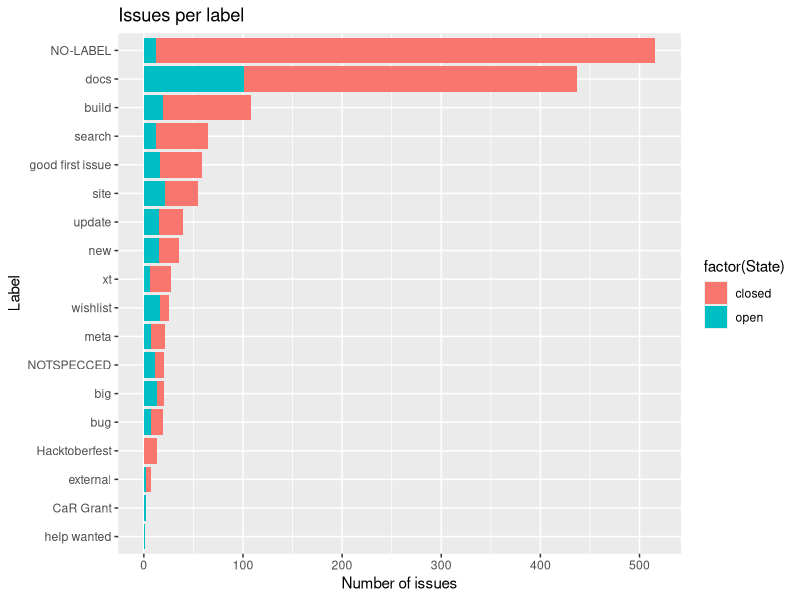
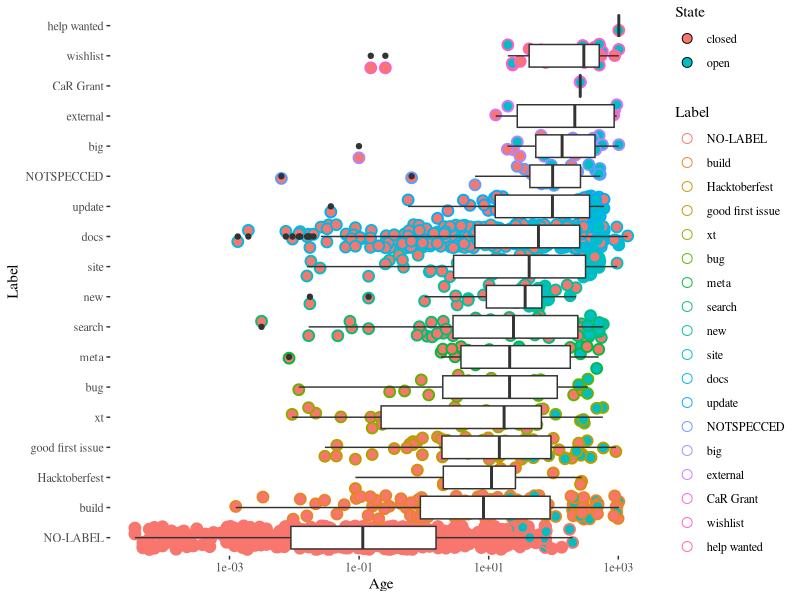
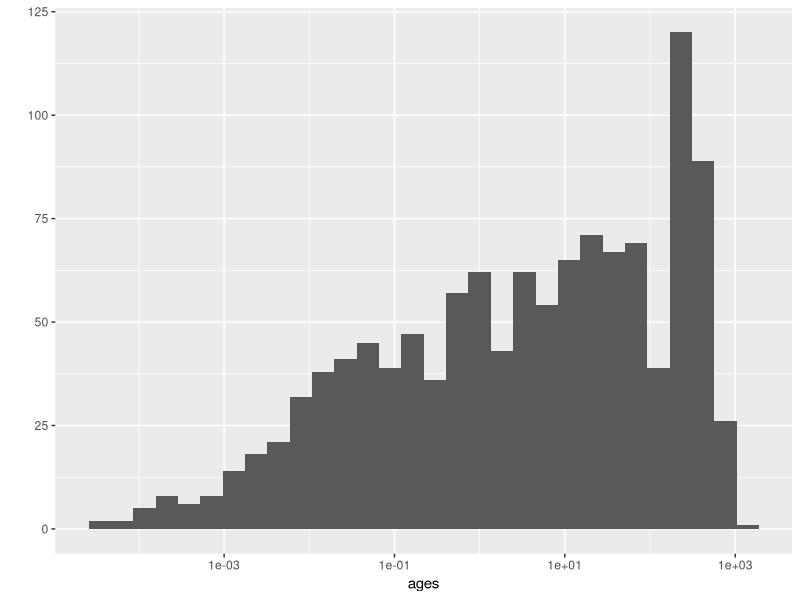

Recreate these plots in R, in order.
## ---- chunk 1
library(ggplot2)
library(ggthemes)
library(scales)
library(data.table)

data <- read.csv('../data/age-issues-tags.csv')

fac <- with(data, reorder(Label, Age, median, order = TRUE)) # finds median
data$Label <- factor(data$Label,levels=levels(fac)) # Orders factors according to median
data$Age <- data$Age/86400

data.table <- table(data.frame(state=data$State,label=data$Label))
issues.label.tag <- as.data.frame.matrix(data.table)

data.counts <- data.frame(Label=data$Label,State=data$State)
fac <- with(data.counts, reorder(Label, State, length, order = TRUE)) # finds median
data.counts$Label <- factor(data.counts$Label,levels=rev(levels(fac))) # Orders factors according to length

## ---- chunk 2
fac <- with(data.counts, reorder(Label, State, length, order = TRUE)) # finds median
data.counts$Label <- factor(data.counts$Label,levels=levels(fac)) # Orders factors according to length
ggplot(data.counts,aes(x=Label,fill=factor(State),y=(..count..)))+  geom_bar() + ylab('Number of issues') +ggtitle("Issues per label")+coord_flip()
## ---- chunk 3
ggplot(data,aes(Label,Age))+geom_point(data=data,aes(x=Label, y=Age,fill=State,color=Label,stroke=1),shape=21,position='jitter',size=3)+geom_boxplot()+ scale_y_log10()+theme_tufte()+coord_flip()
## ---- chunk 4
library(knitr)
library(plyr)
kable(ddply(data, .(Label), summarize, "mean" = mean(Age), "median" = median(Age)))
## ---- chunk 5
ages <- unique(data$Age)
qplot(ages,geom="histogram")+scale_x_log10()
